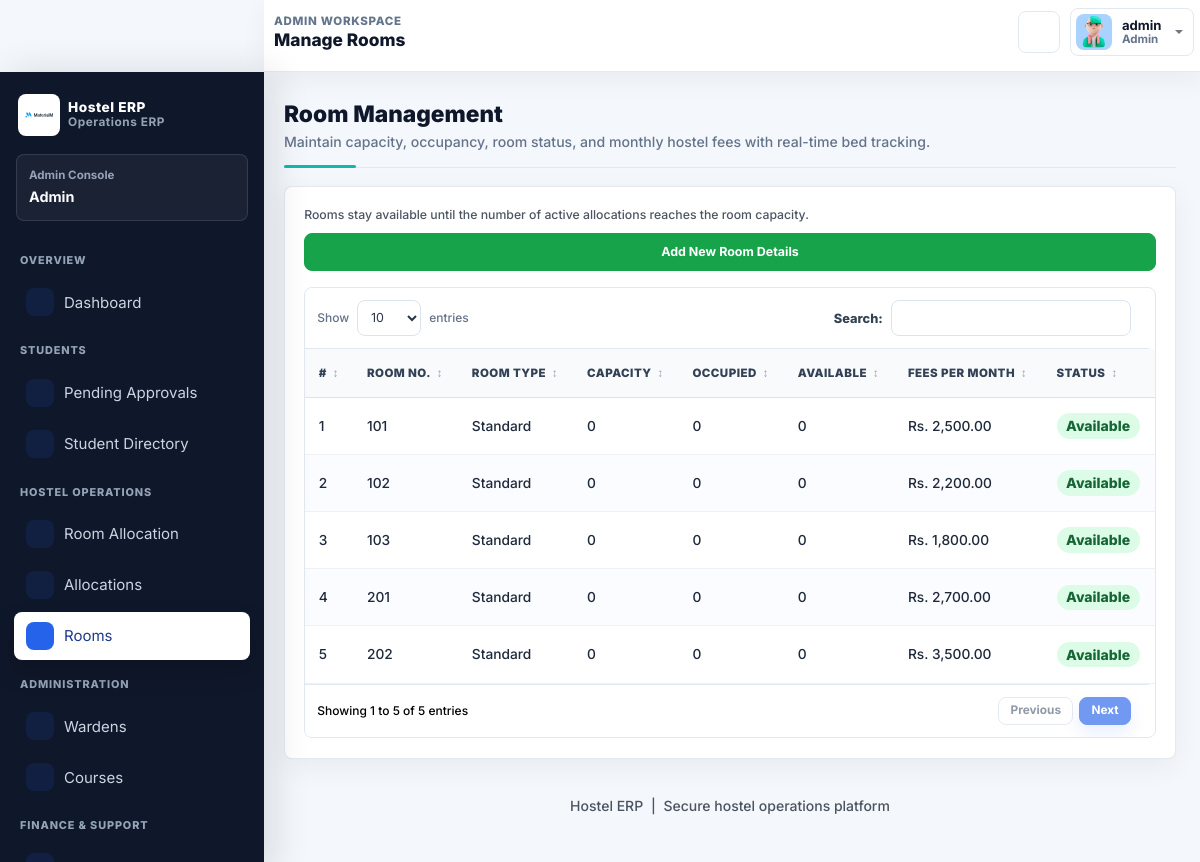
Page /admin/rooms.php (signed in) on the committed database.
### tables this page shows
CREATE TABLE `rooms` (
  `id` int(11) NOT NULL AUTO_INCREMENT,
  `room_no` varchar(20) NOT NULL,
  `seater` int(11) NOT NULL DEFAULT 0,
  `fees` decimal(10,2) NOT NULL DEFAULT 0.00,
  `posting_date` timestamp NOT NULL DEFAULT current_timestamp(),
  PRIMARY KEY (`id`),
  UNIQUE KEY `rooms_room_no_unique` (`room_no`)
);

### includes/security-helpers.php (called while the page is built, shortened)
<?php
if (!function_exists('e')) {
    function e(?string $value): string
    {
        return htmlspecialchars((string) $value, ENT_QUOTES, 'UTF-8');
    }
}

### includes/auth-helpers.php (called while the page is built, shortened)
<?php
require_once(__DIR__ . '/security-helpers.php');
if (!function_exists('session_fingerprint')) {
    function session_fingerprint(): string
    {
        $userAgent = $_SERVER['HTTP_USER_AGENT'] ?? 'cli';
        $ipAddress = $_SERVER['REMOTE_ADDR'] ?? '127.0.0.1';
        return hash('sha256', $userAgent . '|' . $ipAddress);
    }
}
if (!function_exists('current_user_name')) {
    function current_user_name(): string
    {
        return (string) ($_SESSION['auth']['name'] ?? 'User');
    }
}

### includes/production-bootstrap.php (called while the page is built, shortened)
<?php
if (!function_exists('production_table_exists')) {
    function production_table_exists(mysqli $mysqli, string $table): bool
    {
        $safeTable = $mysqli->real_escape_string($table);
        $result = $mysqli->query("SHOW TABLES LIKE '{$safeTable}'");
        return $result && $result->num_rows > 0;
    }
}
if (!function_exists('recalculate_room_occupancy')) {
    function recalculate_room_occupancy(mysqli $mysqli): void
    {
        if (!production_table_exists($mysqli, 'rooms') || !production_table_exists($mysqli, 'room_allocations')) {
            return;
        }
    }
}

### includes/room-helpers.php (called while the page is built, shortened)
<?php
require_once(__DIR__ . '/security-helpers.php');
if (!function_exists('fetch_rooms')) {
    function fetch_rooms(mysqli $mysqli, bool $includeInactive = true): array
    {
        recalculate_room_occupancy($mysqli);
        $rooms = [];
        $sql = "SELECT id, room_no, room_type, capacity, occupied_beds, fees, status, created_at, updated_at
                FROM rooms";
        $sql .= " ORDER BY room_no ASC";
        $result = $mysqli->query($sql);
        if ($result) {
            while ($row = $result->fetch_assoc()) {
                $row['capacity'] = (int) $row['capacity'];
                $row['occupied_beds'] = (int) $row['occupied_beds'];
                $row['available_beds'] = max($row['capacity'] - $row['occupied_beds'], 0);
                $rooms[] = $row;
            }
        }
        return $rooms;
    }
}

### admin/rooms.php (the view, shortened to what this page needs)
<?php
require_once('../includes/dbconn.php');
require_once('../includes/room-helpers.php');
require_once('../includes/security-helpers.php');
$portalRole = 'admin';
$activePage = 'rooms.php';
$pageHeading = 'Manage Rooms';
$showRoomForm = isset($_GET['open']);
$rooms = fetch_rooms($mysqli, true);
?>
<!DOCTYPE html>
<html lang="en">
<head>
    <link rel="stylesheet" href="../assets/css/styles.min.css">
    <link rel="stylesheet" href="../assets/css/hostel-custom.css?v=20260509a">
</head>
<body>
<div class="page-wrapper" id="main-wrapper" data-layout="vertical" data-sidebar-position="fixed" data-header-position="fixed" data-sidebartype="full">
    <aside class="left-sidebar">
        <?php include('../includes/sidebar.php'); ?>
    </aside>
    <div class="body-wrapper">
        <header class="app-header">
            <?php include('../includes/navigation.php'); ?>
        </header>
        <div class="container-fluid">
            <div class="hostel-page-header">
                <h3 class="mb-1">Room Management</h3>
                <p class="mb-0 text-dark">Maintain capacity, occupancy, room status, and monthly hostel fees with real-time bed tracking.</p>
            </div>
            <div class="card content-card">
                <div class="card-body">
                    <div class="d-flex flex-wrap align-items-center justify-content-between gap-2 mb-3">
                        <p class="mb-0 text-muted small">Rooms stay available until the number of active allocations reaches the room capacity.</p>
                        <button class="btn btn-success room-toolbar-btn" type="button" data-bs-toggle="collapse" data-bs-target="#roomFormCollapse" aria-expanded="<?php echo $showRoomForm ? 'true' : 'false'; ?>" aria-controls="roomFormCollapse">
                            Add New Room Details
                        </button>
                    </div>
                    <div class="hostel-datatable" data-page-size="10" data-renumber="true" data-empty-message="No rooms added yet">
                        <div class="table-responsive">
                            <table class="table align-middle compact-table js-hostel-table">
                                <thead>
                                    <tr>
                                        <th>#</th>
                                        <th>Room No.</th>
                                        <th>Room Type</th>
                                        <th>Capacity</th>
                                        <th>Occupied</th>
                                        <th>Available</th>
                                        <th>Fees Per Month</th>
                                        <th>Status</th>
                                    </tr>
                                </thead>
                                <tbody>
                                    <?php if ($rooms): ?>
                                    <?php foreach ($rooms as $index => $room): ?>
                                    <tr>
                                        <td><?php echo $index + 1; ?></td>
                                        <td><?php echo e($room['room_no']); ?></td>
                                        <td><?php echo e($room['room_type']); ?></td>
                                        <td><?php echo (int) $room['capacity']; ?></td>
                                        <td><?php echo (int) $room['occupied_beds']; ?></td>
                                        <td><?php echo (int) $room['available_beds']; ?></td>
                                        <td>Rs. <?php echo number_format((float) $room['fees'], 2); ?></td>
                                        <td><span class="badge text-bg-<?php echo $room['status'] === 'available' ? 'success' : ($room['status'] === 'full' ? 'danger' : 'secondary'); ?>"><?php echo e(ucfirst($room['status'])); ?></span></td>
                                    </tr>
                                    <?php endforeach; ?>
                                    <?php else: ?>
                                    <tr class="empty-row"><td colspan="8" class="text-center py-4">No rooms added yet</td></tr>
                                    <?php endif; ?>
                                </tbody>
                            </table>
                        </div>
                    </div>
                </div>
            </div>
            <?php include('../includes/footer.php'); ?>
        </div>
    </div>
</div>
</body>
</html>

### includes/sidebar.php (shortened to what this page needs)
<?php
$portalRole = $portalRole ?? (current_user_role() ?? 'student');
$activePage = $activePage ?? basename($_SERVER['PHP_SELF']);
$logoPath = '../assets/images/logos/logo.svg';
$portalTitle = match ($portalRole) {
    'admin' => 'Admin Console',
    'warden' => 'Warden Desk',
    default => 'Student Desk',
};
$portalTagline = match ($portalRole) {
    'admin' => 'Operations ERP',
    'warden' => 'Resolution Desk',
    default => 'Resident Portal',
};
?>
<div class="sidebar-shell">
  <div class="brand-logo d-flex align-items-center justify-content-between">
    <a href="dashboard.php" class="sidebar-brand text-decoration-none d-flex align-items-center gap-2">
      <span class="brand-mark"><img src="<?php echo $logoPath; ?>" width="28" alt="Hostel ERP logo"></span>
      <span class="brand-copy">
        <span class="brand-title">Hostel ERP</span>
        <small><?php echo e($portalTagline); ?></small>
      </span>
    </a>
  </div>
  <nav class="sidebar-nav scroll-sidebar" data-simplebar>
    <div class="portal-pill">
      <span><?php echo e($portalTitle); ?></span>
      <strong><?php echo e(ucfirst($portalRole)); ?></strong>
    </div>
    <ul id="sidebarnav" class="sidebar-menu">
      <?php foreach ($menuGroups as $section => $items): ?>
      <li class="nav-section-label"><?php echo e($section); ?></li>
      <?php foreach ($items as $item): ?>
      <?php $isActive = $activePage === $item['file']; ?>
      <li class="sidebar-item <?php echo $isActive ? 'selected' : ''; ?>">
        <a class="sidebar-link <?php echo $isActive ? 'active' : ''; ?>" href="<?php echo $item['file']; ?>" aria-current="<?php echo $isActive ? 'page' : 'false'; ?>">
          <span class="nav-icon"><i class="<?php echo $item['icon']; ?>"></i></span>
          <span class="hide-menu"><?php echo e($item['label']); ?></span>
        </a>
      </li>
      <?php endforeach; ?>
      <?php endforeach; ?>
    </ul>
  </nav>
</div>

### includes/navigation.php (shortened to what this page needs)
<?php
$portalRole = $portalRole ?? (current_user_role() ?? 'student');
$pageHeading = $pageHeading ?? ucfirst($portalRole) . ' Portal';
$assetBasePath = $assetBasePath ?? '../';
$accountLabel = current_user_name();
?>
<nav class="navbar navbar-expand-lg navbar-light app-topbar">
  <div class="container-fluid px-0 justify-content-between gap-3">
    <div class="topbar-heading">
      <div class="topbar-eyebrow"><?php echo e(ucfirst($portalRole)); ?> Workspace</div>
      <h5 class="mb-0"><?php echo e($pageHeading); ?></h5>
    </div>
    <div class="navbar-collapse justify-content-end px-0">
      <div class="topbar-user">
        <a class="btn topbar-icon-btn position-relative" href="notifications.php" title="Notifications" aria-label="Notifications">
          <i class="ti ti-bell"></i>
        </a>
        <div class="dropdown">
          <button class="btn account-menu dropdown-toggle" type="button" data-bs-toggle="dropdown" aria-expanded="false">
            <img src="<?php echo $assetBasePath; ?>assets/images/profile/user-1.jpg" alt="">
            <span class="account-copy">
              <strong><?php echo e($accountLabel); ?></strong>
              <small><?php echo e(ucfirst($portalRole)); ?></small>
            </span>
          </button>
        </div>
      </div>
    </div>
  </div>
</nav>

### includes/footer.php
<footer class="footer text-center text-muted py-4">
  Hostel ERP <span class="mx-1">|</span> Secure hostel operations platform
</footer>

### rows in the picture
rooms: room_no "101", room_type "Standard", capacity "0", occupied_beds "0", available_beds "0", fees "2,500.00", status "Available"
rooms: room_no "102", room_type "Standard", capacity "0", occupied_beds "0", available_beds "0", fees "2,200.00", status "Available"
rooms: room_no "103", room_type "Standard", capacity "0", occupied_beds "0", available_beds "0", fees "1,800.00", status "Available"
rooms: room_no "201", room_type "Standard", capacity "0", occupied_beds "0", available_beds "0", fees "2,700.00", status "Available"
rooms: room_no "202", room_type "Standard", capacity "0", occupied_beds "0", available_beds "0", fees "3,500.00", status "Available"

### other values in the picture
$portalTagline "Operations ERP"
$portalTitle "Admin Console"
$portalRole "Admin"
$section "OVERVIEW"
$item['label'] "Dashboard"
$section "STUDENTS"
$item['label'] "Pending Approvals"
$item['label'] "Student Directory"
$section "HOSTEL OPERATIONS"
$item['label'] "Room Allocation"
$item['label'] "Allocations"
$item['label'] "Rooms"
$section "ADMINISTRATION"
$item['label'] "Wardens"
$item['label'] "Courses"
